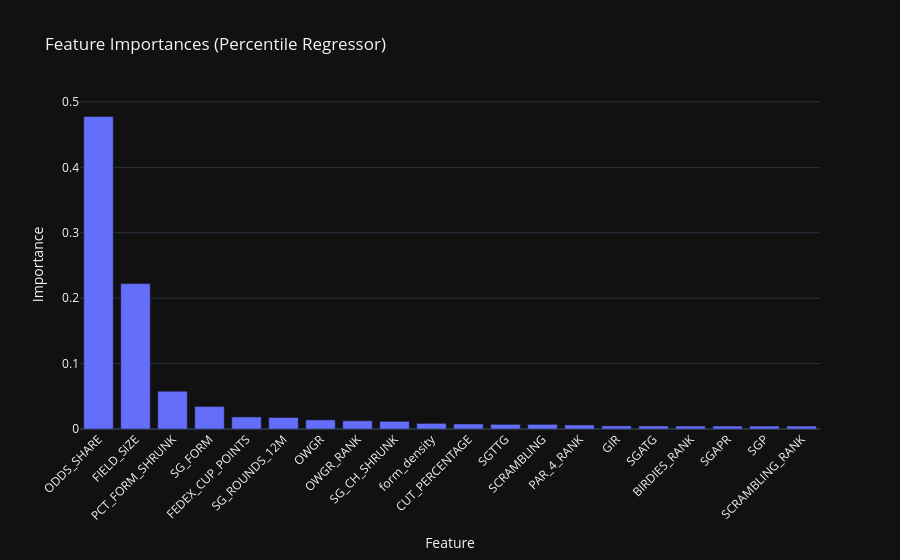

Notebook code for this chart:
### Code cell
import plotly.express as px

imp_df = importances.head(20).reset_index()
imp_df.columns = ["Feature", "Importance"]
fig = px.bar(imp_df, x="Feature", y="Importance",
             title="Feature Importances (Percentile Regressor)",
             template="plotly_dark")
fig.update_layout(xaxis_tickangle=-45)
fig.show()

### Figure 1 — Plotly figure (JSON) as saved in the notebook; plotly's stock layout.template omitted (floating-point values rounded to 4 significant figures)
{"data": [{"hovertemplate": "Feature=%{x}<br>Importance=%{y}<extra></extra>", "legendgroup": "", "marker": {"color": "#636efa", "pattern": {"shape": ""}}, "name": "", "orientation": "v", "showlegend": false, "textposition": "auto", "type": "bar", "x": ["ODDS_SHARE", "FIELD_SIZE", "PCT_FORM_SHRUNK", "SG_FORM", "FEDEX_CUP_POINTS", "SG_ROUNDS_12M", "OWGR", "OWGR_RANK", "SG_CH_SHRUNK", "form_density", "CUT_PERCENTAGE", "SGTTG", "SCRAMBLING", "PAR_4_RANK", "GIR", "SGATG", "BIRDIES_RANK", "SGAPR", "SGP", "SCRAMBLING_RANK"], "xaxis": "x", "y": [0.4778, 0.2223, 0.05781, 0.03446, 0.01845, 0.0177, 0.01396, 0.01262, 0.01168, 0.008625, 0.007771, 0.007143, 0.007106, 0.006208, 0.004816, 0.004566, 0.004532, 0.004521, 0.00451, 0.004507], "yaxis": "y"}], "layout": {"barmode": "relative", "legend": {"tracegroupgap": 0}, "title": {"text": "Feature Importances (Percentile Regressor)"}, "xaxis": {"anchor": "y", "domain": [0, 1], "tickangle": -45, "title": {"text": "Feature"}}, "yaxis": {"anchor": "x", "domain": [0, 1], "title": {"text": "Importance"}}}}
